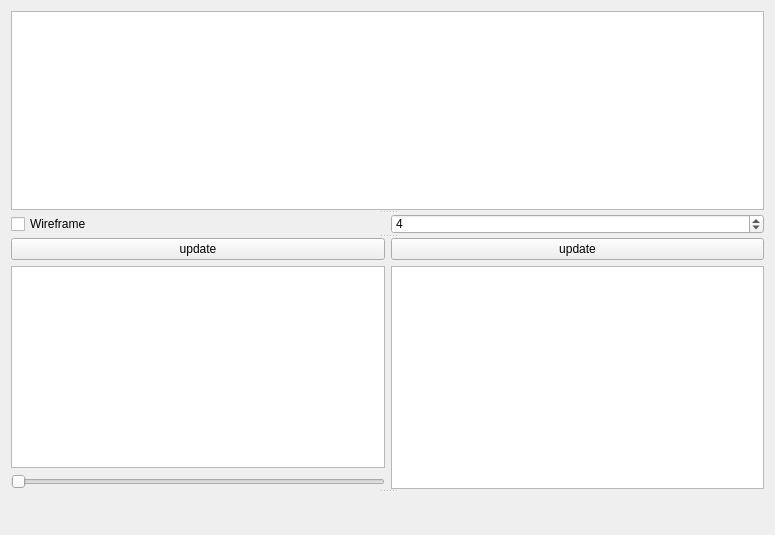
<?xml version="1.0" encoding="UTF-8"?>
<ui version="4.0">
 <class>Simple</class>
 <widget class="QWidget" name="Simple">
  <property name="geometry">
   <rect>
    <x>0</x>
    <y>0</y>
    <width>775</width>
    <height>535</height>
   </rect>
  </property>
  <property name="windowTitle">
   <string>Form</string>
  </property>
  <layout class="QVBoxLayout" name="verticalLayout">
   <item>
    <widget class="QSplitter" name="splitter">
     <property name="orientation">
      <enum>Qt::Vertical</enum>
     </property>
     <widget class="QPlainTextEdit" name="sourceCode">
      <property name="sizePolicy">
       <sizepolicy hsizetype="Expanding" vsizetype="Expanding">
        <horstretch>0</horstretch>
        <verstretch>0</verstretch>
       </sizepolicy>
      </property>
      <property name="font">
       <font>
        <family>Monospace</family>
       </font>
      </property>
     </widget>
     <widget class="QWidget" name="horizontalLayoutWidget">
      <layout class="QHBoxLayout" name="horizontalLayout">
       <property name="sizeConstraint">
        <enum>QLayout::SetMaximumSize</enum>
       </property>
       <item>
        <widget class="QCheckBox" name="wireframe">
         <property name="text">
          <string>Wireframe</string>
         </property>
        </widget>
       </item>
       <item>
        <widget class="QSpinBox" name="numIterations">
         <property name="maximumSize">
          <size>
           <width>16777215</width>
           <height>20</height>
          </size>
         </property>
         <property name="minimum">
          <number>1</number>
         </property>
         <property name="value">
          <number>4</number>
         </property>
        </widget>
       </item>
      </layout>
     </widget>
     <widget class="QWidget" name="horizontalLayoutWidget_2">
      <layout class="QHBoxLayout" name="horizontalLayout_2">
       <item>
        <layout class="QVBoxLayout" name="verticalLayout_2">
         <item>
          <widget class="QPushButton" name="draw">
           <property name="maximumSize">
            <size>
             <width>16777215</width>
             <height>23</height>
            </size>
           </property>
           <property name="text">
            <string>update</string>
           </property>
          </widget>
         </item>
         <item>
          <widget class="QGraphicsView" name="graphicsView"/>
         </item>
         <item>
          <widget class="QSlider" name="rotationY">
           <property name="maximum">
            <number>360</number>
           </property>
           <property name="orientation">
            <enum>Qt::Horizontal</enum>
           </property>
          </widget>
         </item>
        </layout>
       </item>
       <item>
        <layout class="QVBoxLayout" name="verticalLayout_3">
         <item>
          <widget class="QPushButton" name="write">
           <property name="maximumSize">
            <size>
             <width>16777215</width>
             <height>23</height>
            </size>
           </property>
           <property name="text">
            <string>update</string>
           </property>
          </widget>
         </item>
         <item>
          <widget class="QPlainTextEdit" name="outputPattern">
           <property name="font">
            <font>
             <family>Monospace</family>
            </font>
           </property>
           <property name="undoRedoEnabled">
            <bool>false</bool>
           </property>
           <property name="lineWrapMode">
            <enum>QPlainTextEdit::NoWrap</enum>
           </property>
           <property name="readOnly">
            <bool>true</bool>
           </property>
          </widget>
         </item>
        </layout>
       </item>
      </layout>
     </widget>
     <widget class="GLWidget" name="glWidget" native="true"/>
    </widget>
   </item>
  </layout>
 </widget>
 <customwidgets>
  <customwidget>
   <class>GLWidget</class>
   <extends>QWidget</extends>
   <header>GLWidget.hh</header>
   <container>1</container>
  </customwidget>
 </customwidgets>
 <resources/>
 <connections/>
</ui>
